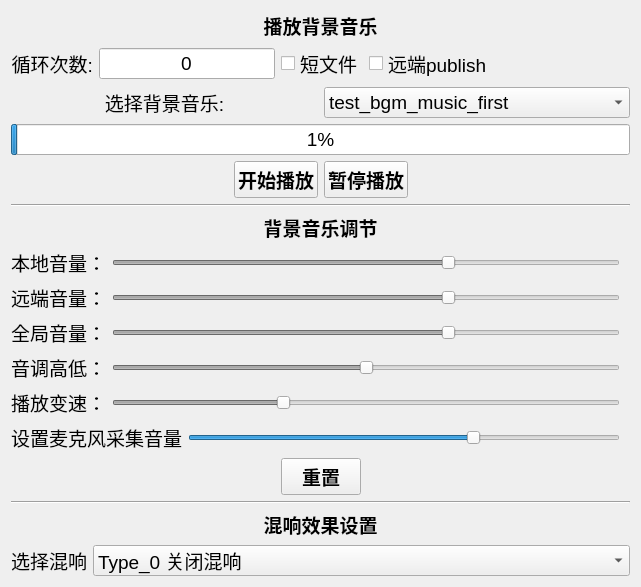
<?xml version="1.0" encoding="UTF-8"?>
<ui version="4.0">
 <class>TestBGMSettingDialog</class>
 <widget class="QDialog" name="TestBGMSettingDialog">
  <property name="geometry">
   <rect>
    <x>0</x>
    <y>0</y>
    <width>641</width>
    <height>469</height>
   </rect>
  </property>
  <property name="sizePolicy">
   <sizepolicy hsizetype="Expanding" vsizetype="Expanding">
    <horstretch>0</horstretch>
    <verstretch>0</verstretch>
   </sizepolicy>
  </property>
  <property name="windowTitle">
   <string>音效管理</string>
  </property>
  <property name="layoutDirection">
   <enum>Qt::LeftToRight</enum>
  </property>
  <property name="sizeGripEnabled">
   <bool>false</bool>
  </property>
  <layout class="QVBoxLayout" name="verticalLayout">
   <item>
    <widget class="QLabel" name="label_8">
     <property name="sizePolicy">
      <sizepolicy hsizetype="Expanding" vsizetype="Fixed">
       <horstretch>0</horstretch>
       <verstretch>0</verstretch>
      </sizepolicy>
     </property>
     <property name="font">
      <font>
       <pointsize>14</pointsize>
       <weight>75</weight>
       <italic>false</italic>
       <bold>true</bold>
       <underline>false</underline>
      </font>
     </property>
     <property name="layoutDirection">
      <enum>Qt::LeftToRight</enum>
     </property>
     <property name="text">
      <string>播放背景音乐</string>
     </property>
     <property name="alignment">
      <set>Qt::AlignCenter</set>
     </property>
    </widget>
   </item>
   <item>
    <layout class="QHBoxLayout" name="horizontalLayout">
     <item>
      <widget class="QLabel" name="label_9">
       <property name="sizePolicy">
        <sizepolicy hsizetype="Fixed" vsizetype="Preferred">
         <horstretch>0</horstretch>
         <verstretch>0</verstretch>
        </sizepolicy>
       </property>
       <property name="font">
        <font>
         <pointsize>14</pointsize>
        </font>
       </property>
       <property name="text">
        <string>循环次数:</string>
       </property>
       <property name="alignment">
        <set>Qt::AlignRight|Qt::AlignTrailing|Qt::AlignVCenter</set>
       </property>
      </widget>
     </item>
     <item>
      <widget class="QLineEdit" name="etRepeatTimes">
       <property name="sizePolicy">
        <sizepolicy hsizetype="Fixed" vsizetype="Fixed">
         <horstretch>0</horstretch>
         <verstretch>0</verstretch>
        </sizepolicy>
       </property>
       <property name="font">
        <font>
         <pointsize>14</pointsize>
        </font>
       </property>
       <property name="text">
        <string>0</string>
       </property>
       <property name="alignment">
        <set>Qt::AlignCenter</set>
       </property>
      </widget>
     </item>
     <item>
      <widget class="QCheckBox" name="cbShortFile">
       <property name="sizePolicy">
        <sizepolicy hsizetype="Fixed" vsizetype="Fixed">
         <horstretch>0</horstretch>
         <verstretch>0</verstretch>
        </sizepolicy>
       </property>
       <property name="font">
        <font>
         <pointsize>14</pointsize>
        </font>
       </property>
       <property name="layoutDirection">
        <enum>Qt::LeftToRight</enum>
       </property>
       <property name="text">
        <string>短文件</string>
       </property>
      </widget>
     </item>
     <item>
      <widget class="QCheckBox" name="cbEnableRemotePush">
       <property name="sizePolicy">
        <sizepolicy hsizetype="Fixed" vsizetype="Fixed">
         <horstretch>0</horstretch>
         <verstretch>0</verstretch>
        </sizepolicy>
       </property>
       <property name="font">
        <font>
         <pointsize>14</pointsize>
        </font>
       </property>
       <property name="text">
        <string>远端publish</string>
       </property>
      </widget>
     </item>
     <item>
      <spacer name="horizontalSpacer_5">
       <property name="orientation">
        <enum>Qt::Horizontal</enum>
       </property>
       <property name="sizeHint" stdset="0">
        <size>
         <width>40</width>
         <height>20</height>
        </size>
       </property>
      </spacer>
     </item>
    </layout>
   </item>
   <item>
    <layout class="QHBoxLayout" name="horizontalLayout_2">
     <item>
      <widget class="QLabel" name="label_10">
       <property name="font">
        <font>
         <pointsize>14</pointsize>
        </font>
       </property>
       <property name="text">
        <string>选择背景音乐:</string>
       </property>
       <property name="alignment">
        <set>Qt::AlignCenter</set>
       </property>
      </widget>
     </item>
     <item>
      <widget class="QComboBox" name="comboxSelectBgmMusic">
       <property name="font">
        <font>
         <pointsize>14</pointsize>
        </font>
       </property>
       <item>
        <property name="text">
         <string>test_bgm_music_first</string>
        </property>
       </item>
       <item>
        <property name="text">
         <string>test_bgm_music_second</string>
        </property>
       </item>
       <item>
        <property name="text">
         <string>test_bgm_music_third</string>
        </property>
       </item>
      </widget>
     </item>
    </layout>
   </item>
   <item>
    <widget class="QProgressBar" name="progressbarBgmProgress">
     <property name="font">
      <font>
       <pointsize>14</pointsize>
      </font>
     </property>
     <property name="value">
      <number>1</number>
     </property>
    </widget>
   </item>
   <item>
    <layout class="QHBoxLayout" name="horizontalLayout_9">
     <item>
      <spacer name="horizontalSpacer_3">
       <property name="orientation">
        <enum>Qt::Horizontal</enum>
       </property>
       <property name="sizeHint" stdset="0">
        <size>
         <width>40</width>
         <height>20</height>
        </size>
       </property>
      </spacer>
     </item>
     <item>
      <widget class="QPushButton" name="btnStartBgm">
       <property name="sizePolicy">
        <sizepolicy hsizetype="Fixed" vsizetype="Fixed">
         <horstretch>0</horstretch>
         <verstretch>0</verstretch>
        </sizepolicy>
       </property>
       <property name="font">
        <font>
         <pointsize>14</pointsize>
         <weight>75</weight>
         <bold>true</bold>
        </font>
       </property>
       <property name="focusPolicy">
        <enum>Qt::NoFocus</enum>
       </property>
       <property name="text">
        <string>开始播放</string>
       </property>
      </widget>
     </item>
     <item>
      <widget class="QPushButton" name="btnPauseBgm">
       <property name="font">
        <font>
         <pointsize>14</pointsize>
         <weight>75</weight>
         <bold>true</bold>
        </font>
       </property>
       <property name="focusPolicy">
        <enum>Qt::NoFocus</enum>
       </property>
       <property name="text">
        <string>暂停播放</string>
       </property>
      </widget>
     </item>
     <item>
      <spacer name="horizontalSpacer_4">
       <property name="orientation">
        <enum>Qt::Horizontal</enum>
       </property>
       <property name="sizeHint" stdset="0">
        <size>
         <width>40</width>
         <height>20</height>
        </size>
       </property>
      </spacer>
     </item>
    </layout>
   </item>
   <item>
    <widget class="Line" name="line_11">
     <property name="orientation">
      <enum>Qt::Horizontal</enum>
     </property>
    </widget>
   </item>
   <item>
    <widget class="QLabel" name="label_21">
     <property name="sizePolicy">
      <sizepolicy hsizetype="Preferred" vsizetype="Fixed">
       <horstretch>0</horstretch>
       <verstretch>0</verstretch>
      </sizepolicy>
     </property>
     <property name="font">
      <font>
       <pointsize>14</pointsize>
       <weight>75</weight>
       <italic>false</italic>
       <bold>true</bold>
      </font>
     </property>
     <property name="text">
      <string>背景音乐调节</string>
     </property>
     <property name="alignment">
      <set>Qt::AlignCenter</set>
     </property>
    </widget>
   </item>
   <item>
    <layout class="QHBoxLayout" name="horizontalLayout_3">
     <item>
      <widget class="QLabel" name="label_3">
       <property name="font">
        <font>
         <pointsize>14</pointsize>
        </font>
       </property>
       <property name="text">
        <string>本地音量：</string>
       </property>
       <property name="alignment">
        <set>Qt::AlignLeading|Qt::AlignLeft|Qt::AlignVCenter</set>
       </property>
      </widget>
     </item>
     <item>
      <widget class="QSlider" name="sliderSetLocalVolume">
       <property name="enabled">
        <bool>false</bool>
       </property>
       <property name="maximum">
        <number>150</number>
       </property>
       <property name="value">
        <number>100</number>
       </property>
       <property name="orientation">
        <enum>Qt::Horizontal</enum>
       </property>
      </widget>
     </item>
     <item>
      <spacer name="horizontalSpacer_6">
       <property name="orientation">
        <enum>Qt::Horizontal</enum>
       </property>
       <property name="sizeType">
        <enum>QSizePolicy::Minimum</enum>
       </property>
       <property name="sizeHint" stdset="0">
        <size>
         <width>10</width>
         <height>20</height>
        </size>
       </property>
      </spacer>
     </item>
    </layout>
   </item>
   <item>
    <layout class="QHBoxLayout" name="horizontalLayout_4">
     <item>
      <widget class="QLabel" name="label_2">
       <property name="font">
        <font>
         <pointsize>14</pointsize>
        </font>
       </property>
       <property name="text">
        <string>远端音量：</string>
       </property>
       <property name="alignment">
        <set>Qt::AlignLeading|Qt::AlignLeft|Qt::AlignVCenter</set>
       </property>
      </widget>
     </item>
     <item>
      <widget class="QSlider" name="sliderSetRemoteVolume">
       <property name="enabled">
        <bool>false</bool>
       </property>
       <property name="maximum">
        <number>150</number>
       </property>
       <property name="value">
        <number>100</number>
       </property>
       <property name="orientation">
        <enum>Qt::Horizontal</enum>
       </property>
      </widget>
     </item>
     <item>
      <spacer name="horizontalSpacer_7">
       <property name="orientation">
        <enum>Qt::Horizontal</enum>
       </property>
       <property name="sizeType">
        <enum>QSizePolicy::Minimum</enum>
       </property>
       <property name="sizeHint" stdset="0">
        <size>
         <width>10</width>
         <height>20</height>
        </size>
       </property>
      </spacer>
     </item>
    </layout>
   </item>
   <item>
    <layout class="QHBoxLayout" name="horizontalLayout_5">
     <item>
      <widget class="QLabel" name="label_4">
       <property name="font">
        <font>
         <pointsize>14</pointsize>
        </font>
       </property>
       <property name="text">
        <string>全局音量：</string>
       </property>
       <property name="alignment">
        <set>Qt::AlignLeading|Qt::AlignLeft|Qt::AlignVCenter</set>
       </property>
      </widget>
     </item>
     <item>
      <widget class="QSlider" name="sliderSetAllVolume">
       <property name="enabled">
        <bool>false</bool>
       </property>
       <property name="maximum">
        <number>150</number>
       </property>
       <property name="value">
        <number>100</number>
       </property>
       <property name="orientation">
        <enum>Qt::Horizontal</enum>
       </property>
      </widget>
     </item>
     <item>
      <spacer name="horizontalSpacer_8">
       <property name="orientation">
        <enum>Qt::Horizontal</enum>
       </property>
       <property name="sizeType">
        <enum>QSizePolicy::Minimum</enum>
       </property>
       <property name="sizeHint" stdset="0">
        <size>
         <width>10</width>
         <height>20</height>
        </size>
       </property>
      </spacer>
     </item>
    </layout>
   </item>
   <item>
    <layout class="QHBoxLayout" name="horizontalLayout_6">
     <item>
      <widget class="QLabel" name="label_5">
       <property name="font">
        <font>
         <pointsize>14</pointsize>
        </font>
       </property>
       <property name="text">
        <string>音调高低：</string>
       </property>
       <property name="alignment">
        <set>Qt::AlignLeading|Qt::AlignLeft|Qt::AlignVCenter</set>
       </property>
      </widget>
     </item>
     <item>
      <widget class="QSlider" name="sliderSetPitch">
       <property name="enabled">
        <bool>false</bool>
       </property>
       <property name="minimum">
        <number>-10</number>
       </property>
       <property name="maximum">
        <number>10</number>
       </property>
       <property name="value">
        <number>0</number>
       </property>
       <property name="orientation">
        <enum>Qt::Horizontal</enum>
       </property>
      </widget>
     </item>
     <item>
      <spacer name="horizontalSpacer_9">
       <property name="orientation">
        <enum>Qt::Horizontal</enum>
       </property>
       <property name="sizeType">
        <enum>QSizePolicy::Minimum</enum>
       </property>
       <property name="sizeHint" stdset="0">
        <size>
         <width>10</width>
         <height>20</height>
        </size>
       </property>
      </spacer>
     </item>
    </layout>
   </item>
   <item>
    <layout class="QHBoxLayout" name="horizontalLayout_7">
     <item>
      <widget class="QLabel" name="label_6">
       <property name="font">
        <font>
         <pointsize>14</pointsize>
        </font>
       </property>
       <property name="text">
        <string>播放变速：</string>
       </property>
       <property name="alignment">
        <set>Qt::AlignRight|Qt::AlignTrailing|Qt::AlignVCenter</set>
       </property>
      </widget>
     </item>
     <item>
      <widget class="QSlider" name="sliderSetSpeedRate">
       <property name="enabled">
        <bool>false</bool>
       </property>
       <property name="minimum">
        <number>5</number>
       </property>
       <property name="maximum">
        <number>20</number>
       </property>
       <property name="value">
        <number>10</number>
       </property>
       <property name="orientation">
        <enum>Qt::Horizontal</enum>
       </property>
      </widget>
     </item>
     <item>
      <spacer name="horizontalSpacer_10">
       <property name="orientation">
        <enum>Qt::Horizontal</enum>
       </property>
       <property name="sizeType">
        <enum>QSizePolicy::Minimum</enum>
       </property>
       <property name="sizeHint" stdset="0">
        <size>
         <width>10</width>
         <height>20</height>
        </size>
       </property>
      </spacer>
     </item>
    </layout>
   </item>
   <item>
    <layout class="QHBoxLayout" name="horizontalLayout_12">
     <item>
      <widget class="QLabel" name="label">
       <property name="font">
        <font>
         <pointsize>14</pointsize>
        </font>
       </property>
       <property name="text">
        <string>设置麦克风采集音量</string>
       </property>
      </widget>
     </item>
     <item>
      <widget class="QSlider" name="sliderSetVoiceCaptureVolum">
       <property name="toolTip">
        <string>进房后生效</string>
       </property>
       <property name="maximum">
        <number>150</number>
       </property>
       <property name="value">
        <number>100</number>
       </property>
       <property name="orientation">
        <enum>Qt::Horizontal</enum>
       </property>
      </widget>
     </item>
     <item>
      <spacer name="horizontalSpacer_11">
       <property name="orientation">
        <enum>Qt::Horizontal</enum>
       </property>
       <property name="sizeType">
        <enum>QSizePolicy::Minimum</enum>
       </property>
       <property name="sizeHint" stdset="0">
        <size>
         <width>10</width>
         <height>20</height>
        </size>
       </property>
      </spacer>
     </item>
    </layout>
   </item>
   <item>
    <layout class="QHBoxLayout" name="horizontalLayout_8">
     <item>
      <spacer name="horizontalSpacer">
       <property name="orientation">
        <enum>Qt::Horizontal</enum>
       </property>
       <property name="sizeHint" stdset="0">
        <size>
         <width>40</width>
         <height>20</height>
        </size>
       </property>
      </spacer>
     </item>
     <item>
      <widget class="QPushButton" name="btnRestSetting">
       <property name="sizePolicy">
        <sizepolicy hsizetype="Fixed" vsizetype="Fixed">
         <horstretch>0</horstretch>
         <verstretch>0</verstretch>
        </sizepolicy>
       </property>
       <property name="font">
        <font>
         <pointsize>14</pointsize>
         <weight>75</weight>
         <bold>true</bold>
        </font>
       </property>
       <property name="focusPolicy">
        <enum>Qt::NoFocus</enum>
       </property>
       <property name="layoutDirection">
        <enum>Qt::LeftToRight</enum>
       </property>
       <property name="text">
        <string>重置</string>
       </property>
      </widget>
     </item>
     <item>
      <spacer name="horizontalSpacer_2">
       <property name="orientation">
        <enum>Qt::Horizontal</enum>
       </property>
       <property name="sizeHint" stdset="0">
        <size>
         <width>40</width>
         <height>20</height>
        </size>
       </property>
      </spacer>
     </item>
    </layout>
   </item>
   <item>
    <widget class="Line" name="line">
     <property name="orientation">
      <enum>Qt::Horizontal</enum>
     </property>
    </widget>
   </item>
   <item>
    <spacer name="verticalSpacer">
     <property name="orientation">
      <enum>Qt::Vertical</enum>
     </property>
     <property name="sizeHint" stdset="0">
      <size>
       <width>20</width>
       <height>20</height>
      </size>
     </property>
    </spacer>
   </item>
   <item>
    <widget class="QLabel" name="label_22">
     <property name="font">
      <font>
       <pointsize>14</pointsize>
       <weight>75</weight>
       <italic>false</italic>
       <bold>true</bold>
      </font>
     </property>
     <property name="text">
      <string>混响效果设置</string>
     </property>
     <property name="alignment">
      <set>Qt::AlignCenter</set>
     </property>
    </widget>
   </item>
   <item>
    <layout class="QHBoxLayout" name="horizontalLayout_10">
     <item>
      <widget class="QLabel" name="label_26">
       <property name="sizePolicy">
        <sizepolicy hsizetype="Fixed" vsizetype="Preferred">
         <horstretch>0</horstretch>
         <verstretch>0</verstretch>
        </sizepolicy>
       </property>
       <property name="font">
        <font>
         <pointsize>14</pointsize>
         <weight>50</weight>
         <bold>false</bold>
        </font>
       </property>
       <property name="text">
        <string>选择混响</string>
       </property>
      </widget>
     </item>
     <item>
      <widget class="QComboBox" name="comboxSetVoiceReverbType">
       <property name="font">
        <font>
         <pointsize>14</pointsize>
        </font>
       </property>
       <property name="toolTip">
        <string>进房后生效</string>
       </property>
       <property name="currentIndex">
        <number>0</number>
       </property>
       <property name="maxVisibleItems">
        <number>10</number>
       </property>
       <item>
        <property name="text">
         <string>Type_0 关闭混响</string>
        </property>
       </item>
       <item>
        <property name="text">
         <string>Type_1 KTV</string>
        </property>
       </item>
       <item>
        <property name="text">
         <string>Type_2 小房间</string>
        </property>
       </item>
       <item>
        <property name="text">
         <string>Type_3 大会堂</string>
        </property>
       </item>
       <item>
        <property name="text">
         <string>Type_4 低沉</string>
        </property>
       </item>
       <item>
        <property name="text">
         <string>Type_5 洪亮</string>
        </property>
       </item>
       <item>
        <property name="text">
         <string>Type_6 金属声</string>
        </property>
       </item>
       <item>
        <property name="text">
         <string>Type_7 (磁性)</string>
        </property>
       </item>
      </widget>
     </item>
    </layout>
   </item>
  </layout>
 </widget>
 <resources/>
 <connections/>
</ui>
